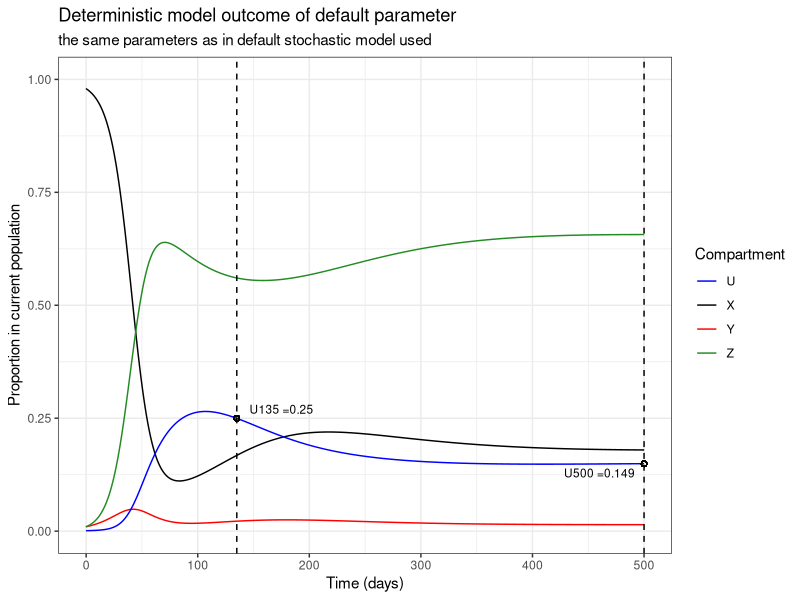
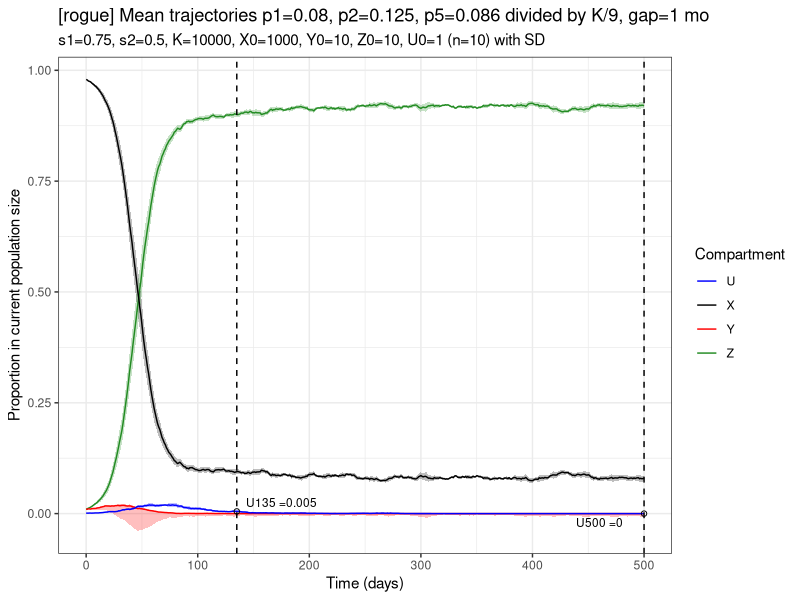

The R source for these figures, in order: (Note: this script raises an error after producing the figures.)
## ---- chunk 1
rm(list=ls(all=TRUE))
## ---- chunk 2
library(deSolve)
RTD.determin.withrogue.model <- function (t, x, params) {
  X<- x[1] #susceptible
  Y<- x[2] #infected by virus 1 (RTBV)
  Z<- x[3] #infected by virus 2 (RTSV)
  U<- x[4] #infected by both viruses #no need to define K
  with(
    as.list(params),
    {
      P<- Y+Z+U+X 
      dX<- r*(K-P) - p1*(Y+s1*U)*X - p2*(Z+s2*U)*X - p5*U*X - q*X 
      d1 <- d/(((1/e1)-(1/2))*g)  #g is gap between roguing #e is the efficiency of roguing
      d2 <- d/(((1/e2)-(1/2))*g)
      d3 <- d/(((1/e3)-(1/2))*g)
      dY<- p1*(Y+s1*U)*X  - p2*(Z+s2*U)*Y - m*Y- d1*Y
      dZ<- p2*(Z+s2*U)*X- p1*(Y+s1*U)*Z - n*Z - d2*Z 
      dU<-  p2*(Z+s2*U)*Y  + p1*(Y+s1*U)*Z + p5*U*X -w*U - d3*U 
      res<- c(dX,dY,dZ,dU)
      list(res)
    }
  )
}

Determ_output<-NULL
K<-10000
X0 <- 1000
Y0 <- 10
Z0 <- 10
U0 <- 1
times <- seq(0,500,by=1/365)
xstart_dem <- c(X=X0,Y=Y0,Z=Z0,U=U0)
noRogue <- FALSE
if (noRogue){
  params <- c(K=K,r=0.001,p1=0.09/(K/9),p2=0.13/(K/9),p5=0.16/(K/9),q=0.0080,m=0.0125,n=0.0090,w=0.0250,s1=1.7,s2=0.7,d=0,e1=0.7,e2=0,e3=1,g=365) #notice d=0 
}else{
  params <- c(K=K,r=0.001,p1=0.08/(K/9),p2=0.125/(K/9),p5=0.086/(K/9),q=0.0080,m=0.0125,n=0.0090,w=0.0250,s1=0.75,s2=0.5,d=1,e1=0.7,e2=0,e3=1,g=365/3)
}

Determ_output <- as.data.frame(lsoda(xstart_dem,times,RTD.determin.withrogue.model,params))
#out <- as.data.frame(lsoda(xstart,times,Zhangmodel,params))

Determ_output["P"]<- rowSums(Determ_output)-Determ_output["time"]
compare135_trial1<-Determ_output[which(Determ_output["time"]==135),]


## ---- chunk 3
library(ggplot2)
colors <- c("X"= "black", "Y"= "red", "Z"="forestgreen", "U"="blue")
Udet135<-Determ_output[which(Determ_output["time"]==135),"U"]/Determ_output[which(Determ_output["time"]==135),"P"]
Udet135<- round(Udet135,digits = 3)
Udet500<-Determ_output[which(Determ_output["time"]==500),"U"]/Determ_output[which(Determ_output["time"]==500),"P"]
Udet500<- round(Udet500,digits = 3)
ggplot(data = Determ_output) +
  geom_line(mapping = aes(times, X/P,col= "X"))+
  geom_line(mapping = aes(times, Y/P,col= "Y"))+
  geom_line(mapping = aes(times, Z/P,col= "Z"))+
  geom_line(mapping = aes(times, U/P,col= "U"))+
  labs(x ='Time (days)', title = "Deterministic model outcome of default parameter ", subtitle = "the same parameters as in default stochastic model used", colour = "Compartment", x = "Time (days)", y ="Proportion in current population")+
  scale_color_manual(values = colors)+
  theme_bw()+
  ylim(0,1)+
  geom_point(aes(x = 135, y = Udet135), shape =1)+
  geom_vline(aes(xintercept = 135), linetype = 2)+
  annotate(geom = "text", x = 175, y = Udet135+0.02, label = print(paste0("U135 =" ,Udet135)) , size = 3)+
  geom_point(aes(x = 500, y = Udet500), shape =1)+
  geom_vline(aes(xintercept = 500), linetype = 2)+
  annotate(geom = "text", x = 460, y = Udet500-0.02, label = print(paste0("U500 =" ,Udet500)), size = 3)
  # geom_point(aes(x = 135, y = U135mean))+
  # geom_vline(aes(xintercept = 135), linetype = 2)+
  # #annotate(geom = "text", x = 175, y = 0.60, label = print(paste0("U135 =" ,U135mean)) , size = 3)+
  # geom_point(aes(x = 500, y = U500))+
  # geom_vline(aes(xintercept = 500), linetype = 2)+
  # #annotate(geom = "text", x = 460, y = 0.53, label = print(paste0("U500 =" ,U500)), size = 3)+
  # geom_point(aes(x = 135, y = Udet135), shape =1, col = "purple")+
  # #annotate(geom = "text", x = 175, y = 0.60, label = print(paste0("U135 =" ,Udet135)) , size = 3)+
  # geom_point(aes(x = 500, y = Udet500), shape =1, col = "purple")
  # #annotate(geom = "text", x = 460, y = 0.53, label = print(paste0("U500 =" ,Udet500)), size = 3)

## ---- chunk 4
RTD.b.d.rogue.onestep <- function (x, params) {
  X <- x[2] # x[1] will be time
  Y <- x[3]
  Z <- x[4]
  U <- x[5]
  P <- X+Y+Z+U 
  with(
    as.list(params),
    {
      d1 <- d/(((1/e1)-(1/2))*g)  #g is gap between roguing #e is the efficiency of roguing #d is 0 or 1 representing if roguing is done or not
      d2 <- d/(((1/e2)-(1/2))*g)
      d3 <- d/(((1/e3)-(1/2))*g)
      total.rate <- r*(K-P) + p1*(Y+s1*U)*X + p2*(Z+s2*U)*X + p5*U*X + p2*(Z+s2*U)*Y + m*Y + p1*(Y+s1*U)*Z + n*Z + w*U + q*X + d1*Y + d2*Z + d3*U   #every term, non-repeated
      new.t <- rexp(n=1,rate=total.rate) #new timepoint is randomly selected with a exponential probability with the rate of total rate
      new.xyzu<- c(X,Y,Z,U) #the first X Y Z U
      Xadd <- r*(K-P) 
      Zgone <- n*Z 
      Ygone <- m*Y
      Ugone <- w*U
      XtoZ <- p2*(Z+s2*U)*X
      XtoY <- p1*(Y+s1*U)*X
      XtoU <- p5*U*X
      YtoU <- p2*(Z+s2*U)*Y  
      ZtoU <- p1*(Y+s1*U)*Z
      Xgone <- q*X 
      Yrogued <- d1*Y #new
      Zrogued <- d2*Z #new
      Urogued <- d3*U #new
      realProbEvent <- c(Xadd,Zgone,Ygone,Ugone,XtoZ,XtoY,XtoU,YtoU,ZtoU,Xgone,Yrogued,Zrogued,Urogued)
      e <- sample(x=1:13,size = 1,prob=realProbEvent) #e is a random number # 1:13
      if(e == 1)
        new.xyzu<- c(X+1,Y,Z,U)
      if(e == 2)
        new.xyzu<- c(X,Y,Z-1,U)
      if(e == 3)
        new.xyzu<- c(X,Y-1,Z,U)
      if(e == 4)
        new.xyzu<- c(X,Y,Z,U-1)
      if(e == 5)
        new.xyzu<- c(X-1,Y,Z+1,U)
      if(e == 6)
        new.xyzu<- c(X-1,Y+1,Z,U)
      if(e == 7)
        new.xyzu<- c(X-1,Y,Z,U+1)
      if(e == 8)
        new.xyzu<- c(X,Y-1,Z,U+1)
      if(e == 9)
        new.xyzu<- c(X,Y,Z-1,U+1)
      if(e == 10)  
        new.xyzu<- c(X-1,Y,Z,U) 
      if(e == 11) #new 
        new.xyzu<- c(X,Y-1,Z,U) 
      if(e == 12) #new 
        new.xyzu<- c(X,Y,Z-1,U) 
      if(e == 13) #new 
        new.xyzu<- c(X,Y,Z,U-1) 
      c(new.t,new.xyzu)
    }
  )
}

#we write a loop to iterate this simulation routine. 
#time is continuous, we don't actually know how many events will occur in some specified period of time. 
#Instead,we save some pre-set number of events"
RTD.b.d.rogue.model <- function (x, params, nstep, tmax) {
  X <- array(dim=c(nstep+1,5))
  colnames(X) <- c("time","X","Y","Z","U")
  X[1,] <- x
  t<-x[[1]]
  k<-1
  while (t<tmax){
    X[k+1,] <- x <- RTD.b.d.rogue.onestep(x,params)
    new.t <- x[1]
    t<-t+new.t
    k<-k+1
  }
  X
}

## ---- chunk 5
set.seed(38499583)
nsims <- 10
K<-10000 
X0 <- 1000
Y0 <- 10
Z0 <- 10
U0 <- 1
nstep <- 600000
tmax <- 500 
xstart <- c(time=0,X=X0,Y=Y0,Z=Z0,U=U0)

noRogue <- FALSE #TRUE for unrogued situation
if (noRogue){
  params <- c(K=K,r=0.001,p1=0.09/(K/9),p2=0.13/(K/9),p5=0.16/(K/9),q=0.0080,m=0.0125,n=0.0090,w=0.0250,s1=1.7,s2=0.7,d=0,e1=0.7,e2=0,e3=1,g=365/18) #notice d=0 
}else{
  params <- c(K=K,r=0.001,p1=0.08/(K/9),p2=0.125/(K/9),p5=0.086/(K/9),q=0.0080,m=0.0125,n=0.0090,w=0.0250,s1=0.75,s2=0.5,d=1,e1=0.7,e2=0,e3=1,g=365/12)
}


allRTDrv<- vector(mode='list',length=nsims)
for (a in 1:nsims) {
  allRTDrv[[a]] <- as.data.frame(RTD.b.d.rogue.model(xstart,params,nstep, tmax))
  allRTDrv[[a]]$cum.time <- cumsum(allRTDrv[[a]]$time)
}

## ---- chunk 6
B<- allRTDrv
timepoint<-0:tmax

EstXr <- data.frame(timepoint)
EstYr <- data.frame(timepoint)
EstZr <- data.frame(timepoint)
EstUr <- data.frame(timepoint)
EstPr <- data.frame(timepoint)

thisXr <- NULL
thisYr <- NULL
thisZr <- NULL
thisUr <- NULL
thisPr <- NULL
#for loop to create Est1...10
for (i in 1:nsims){
  simXr<-B[[i]]$X
  simYr<-B[[i]]$Y
  simZr<-B[[i]]$Z
  simUr<-B[[i]]$U
  t<-B[[i]]$cum.time
  for(j in 1:length(timepoint))
  {
    thisID <- max(which(t<=timepoint[j]))
    # which(x<=timepoint[j]) will return the index of element in x that is less than each timepoint
    # max() is added so we get only the closet x to each time point
    thisPr[j] <- simXr[thisID]+simYr[thisID]+simZr[thisID]+simUr[thisID]
    thisXr[j] <- simXr[thisID]/thisPr[j]
    thisYr[j] <- simYr[thisID]/thisPr[j]
    thisZr[j] <- simZr[thisID]/thisPr[j]
    thisUr[j] <- simUr[thisID]/thisPr[j]
    # at this point thisX is the value for simulation i at time j
  }
  EstXr<- cbind(EstXr, thisXr)
  EstYr<- cbind(EstYr, thisYr)
  EstZr<- cbind(EstZr, thisZr)
  EstUr<- cbind(EstUr, thisUr)
  EstPr <- cbind(EstPr, thisPr)
}
colnames(EstXr) <- c("timepoints",1:nsims)
colnames(EstYr) <- c("timepoints",1:nsims)
colnames(EstZr) <- c("timepoints",1:nsims)
colnames(EstUr) <- c("timepoints",1:nsims)
colnames(EstPr) <- c("timepoints",1:nsims)
MeanXr <-rowMeans(EstXr[,2:nsims+1])
MeanYr <-rowMeans(EstYr[,2:nsims+1])
MeanZr <-rowMeans(EstZr[,2:nsims+1])
MeanUr <-rowMeans(EstUr[,2:nsims+1])
MeanPr <-rowMeans(EstPr[,2:nsims+1])
sdXr<- NULL
sdYr<- NULL
sdZr<- NULL
sdUr<- NULL
sdPr <- NULL
for (k in 1:length(timepoint)){
  sdXr<- c(sdXr,sd(EstXr[k,2:nsims+1]))
  sdYr<- c(sdYr,sd(EstYr[k,2:nsims+1]))
  sdZr<- c(sdZr,sd(EstZr[k,2:nsims+1]))
  sdUr<- c(sdUr,sd(EstUr[k,2:nsims+1]))
  sdPr<- c(sdPr,sd(EstPr[k,2:nsims+1]))
}
EstXr<-cbind(EstXr,MeanXr,sdXr)
EstYr<-cbind(EstYr,MeanYr,sdYr)
EstZr<-cbind(EstZr,MeanZr,sdZr)
EstUr<-cbind(EstUr,MeanUr,sdUr)
EstPr<-cbind(EstPr,MeanPr,sdPr)

#change conditions and used below for storing any EstU fro further comparison
if (params[[4]] == 1.125*params[[3]]){
  EstUrI<-EstUr
  EstPrI<- EstPr
}else{
  EstUrII<-EstUr
  EstPrII<- EstPr
}

## ---- chunk 7
library(ggplot2)
library(fields)
U135mean<-round(EstUr[which(EstUr["timepoints"] == 135),"MeanUr"], digits = 3) 
U500 <- round(EstUr[which(EstUr["timepoints"] == 500),"MeanUr"], digits = 3) 

if(noRogue){
  if (params[[4]] == 1.125*params[[3]]){
  title <- paste0( "[Case I] Mean trajectories when p1=", params[[3]]*(K/9), ", p2=", params[[4]]*(K/9), ", p5=", params[[5]]*(K/9), " divided by K/9")
} else if (params[[4]] == 2*params[[3]]){
  title <- paste0( "[Case II] Mean trajectories when p1=", params[[3]]*(K/9), ", p2=", params[[4]]*(K/9), ", p5=", params[[5]]*(K/9), " divided by K/9")
} else{
  title <- paste0( "[default] Mean trajectories when p1=", params[[3]]*(K/9), ", p2=", params[[4]]*(K/9), ", p5=", params[[5]]*(K/9), " divided by K/9")
}
} else {
  title <- paste0( "[rogue] Mean trajectories p1=", params[[3]]*(K/9), ", p2=", params[[4]]*(K/9), ", p5=", params[[5]]*(K/9), " divided by K/9", ", gap=" , params[[16]]/(365/12)," mo")
}


subtitle <- paste0( "s1=", params[[10]], ", s2=", params[[11]], ", K=",  params[[1]],", X0=", xstart[[2]], ", Y0=",  xstart[[3]], ", Z0=", xstart[[4]], ", U0=",xstart[[5]], " (n=10) with SD")
colors <- c("X"= "black", "Y"= "red", "Z"="forestgreen", "U"="blue")
ggplot()+
  geom_ribbon(aes(x=timepoint,ymin = MeanXr- sdXr/2,ymax = MeanXr+ sdXr/2) ,alpha=0.25,fill ="black")+
  geom_ribbon(aes(x=timepoint,ymin = MeanYr- sdXr/2,ymax = MeanYr+ sdYr/2) ,alpha=0.25,fill ="red")+
  geom_ribbon(aes(x=timepoint,ymin = MeanZr- sdZr/2,ymax = MeanZr+ sdZr/2) ,alpha=0.25,fill ="forestgreen")+
  geom_ribbon(aes(x=timepoint,ymin = MeanUr- sdUr/2,ymax = MeanUr+ sdUr/2) ,alpha=0.25,fill ="blue")+
  geom_line(data = EstZr, mapping = aes(timepoint,MeanZr, col = "Z"), size = 0.5)+
  geom_line(data = EstYr, mapping = aes(timepoint,MeanYr, col = "Y"), size = 0.5)+
  geom_line(data = EstXr, mapping = aes(timepoint,MeanXr,  col = "X"), size = 0.5)+
  geom_line(data = EstUr, mapping = aes(timepoint,MeanUr, col = "U"), size = 0.5)+
  
  labs(x ='Time (days)',y='Proportion in current population size', title = title, subtitle = subtitle, colour = "Compartment")+
  scale_color_manual(values = colors)+
  #ylim(-0.1,1)+
  theme_bw()+
  geom_point(aes(x = 135, y = U135mean), shape =1)+
  geom_vline(aes(xintercept = 135), linetype = 2)+
  annotate(geom = "text", x = 175, y = U135mean+0.02, label = print(paste0("U135 =" ,U135mean)) , size = 3)+
  geom_point(aes(x = 500, y = U500), shape =1)+
  geom_vline(aes(xintercept = 500), linetype = 2)+
  annotate(geom = "text", x = 460, y = U500-0.02, label = print(paste0("U500 =" ,U500)), size = 3)
  # +geom_point(aes(x = 135, y = 0.527))+
  # annotate(geom = "text", x = 175, y = 0.80, label = "Default U135 = 0.527" , size = 3)+
  # geom_point(aes(x = 500, y = 0.441))+
  # annotate(geom = "text", x = 460, y = 0.80, label = "Default U500 = 0.441", size = 3)
  
## ---- chunk 8
#last row
# tail(EstX, n=1)[c("timepoints","MeanX")]
# tail(EstY, n=1)[c("timepoints","MeanY")]
# tail(EstZ, n=1)[c("timepoints","MeanZ")]
# tail(EstU, n=1)[c("timepoints","MeanU")]
#find U at day 135

EstPr[which(EstPr["timepoints"] == 135),"MeanPr"]
EstPr[which(EstPr["timepoints"] == 135),"MeanPr"]*U135mean
            
U135sd<-round(EstUr[which(EstUr["timepoints"] == 135),"sdUr"], digits = 3)  
EstPr[which(EstPr["timepoints"] == 135),"MeanPr"]*U135sd
EstYr[which(EstYr["timepoints"] == 135),"MeanYr"]*EstPr[which(EstPr["timepoints"] == 135),"MeanPr"]
EstXr[which(EstXr["timepoints"] == 135),"MeanXr"]*EstPr[which(EstPr["timepoints"] == 135),"MeanPr"]
EstZr[which(EstZr["timepoints"] == 135),"MeanZr"]*EstPr[which(EstPr["timepoints"] == 135),"MeanPr"]
EstYr[which(EstYr["timepoints"] == 135),"MeanYr"]*EstPr[which(EstPr["timepoints"] == 135),"MeanPr"]
nonaff135mean <- 1-U135mean

print(paste0("Proportion of RTD-affected host (U) ay day 135 = ", U135mean, "+/-", U135sd))
#print(paste0("Proportion of Non RTD-affected host = ", nonaff135mean , "+/-", U135sd))
print(paste0("Proportion of RTD-affected host (U) ay day 500 = ", U500))     

finalsize<-cbind(tail(EstXr, n=1)[c("timepoints","MeanXr")], tail(EstYr, n=1)["MeanYr"], tail(EstZr, n=1)["MeanZr"],tail(EstUr, n=1)["MeanUr"])
finalsize

maxvr<- c(max(MeanXr),max(MeanYr),max(MeanZr),max(MeanUr))
timeMaxr <-c(EstXr$timepoints[min(which(MeanXr==max(MeanXr)))],
            EstYr$timepoints[min(which(MeanYr==max(MeanYr)))],
            EstZr$timepoints[min(which(MeanZr==max(MeanZr)))],
            EstUr$timepoints[min(which(MeanUr==max(MeanUr)))])
minvr<- c(min(MeanXr),min(MeanYr),min(MeanZr),min(MeanUr))
timeMinr <-c(EstXr$timepoints[min(which(MeanXr==min(MeanXr)))],
            EstYr$timepoints[min(which(MeanYr==min(MeanYr)))],
            EstZr$timepoints[min(which(MeanZr==min(MeanZr)))],
            EstUr$timepoints[min(which(MeanUr==min(MeanUr)))])
maxmintabler <- data.frame(compartment = c("X","Y","Z","U"),max.value = maxvr, first.time.max = timeMaxr,min.value = minvr, first.time.min = timeMinr)
maxmintabler

diffXZ <- MeanXr- MeanZr
IDxz<- which(abs(diffXZ)==min(abs(diffXZ)))
XcrossZ<-timepoint[IDxz]          

diffXY <- MeanXr- MeanYr
IDxy<- which(abs(diffXY)==min(abs(diffXY)))
XcrossY<-timepoint[IDxy]

diffXU <- MeanXr- MeanUr
IDxu<- which(abs(diffXU)==min(abs(diffXU)))
XcrossU<-timepoint[IDxu]

print(paste("X intersects Y at timepoint =", XcrossY))
print(paste("X intersects Z at timepoint =", XcrossZ))
print(paste("X intersects U at timepoint =", XcrossU))
print(paste("Y peaks at timepoint =", EstYr$timepoints[min(which(MeanYr==max(MeanYr)))]))

 
      


# YcrossZ
# YcrossU
# ZcrossU
## ---- chunk 9
ggplot()+
  geom_ribbon(data = EstUrI, aes(x=timepoint,ymin = MeanUr- sdUr/2,ymax = MeanUr+ sdUr/2) ,alpha=0.5,fill ="grey")+
  geom_line(data = EstUrI, mapping = aes(timepoint,MeanUr, col = "case I"), size = 0.5)+
  
  geom_ribbon(data = EstUrII, aes(x=timepoint,ymin = MeanUr- sdUr/2,ymax = MeanUr+ sdUr/2) ,alpha=0.5,fill ="grey")+
  geom_line(data = EstUrII, mapping = aes(timepoint,MeanUr, col = "case II"), size = 0.5)+
  
  labs(x ='Time (days)',y='Mean proportion of U in current population', title = "Comparison of mean proportion of U at day 135 (n = 10 simulations)", subtitle = "Both have the same parameters, except for p2 (higher in case II)", colour = "Case")+
  scale_color_manual(values = c("case I"= "darkorange2", "case II"= "darkviolet") )+
  ylim(0,1)+
  theme_bw()+
  geom_vline(aes(xintercept = 135), linetype = 2)+
  geom_hline(aes(yintercept = 0))+
  geom_vline(aes(xintercept = 0)) +
  coord_cartesian(xlim = c(120, 150), ylim = c(0.575, 0.70))+
  theme(axis.text = element_text(size = 14))

x<-1-EstUrIII[which(EstUrIII["timepoints"] == 135),2:11]
y<-1-EstUrIV[which(EstUrIV["timepoints"] == 135),2:11]
t.test(x,y)
numberIII <- EstUrIII[which(EstUrIII["timepoints"] == 135),"MeanUr"]*EstPrIII[which(EstPrIII["timepoints"] == 135),"MeanPr"]
numberIV <- EstUrIV[which(EstUrIV["timepoints"] == 135),"MeanUr"]*EstPrIV[which(EstPrIV["timepoints"] == 135),"MeanPr"]


x500<-1-EstUrIII[which(EstUrIII["timepoints"] == 500),2:11]
y500<-1-EstUrIV[which(EstUrIV["timepoints"] == 500),2:11]
t.test(x500,y500)
numberIII2 <- EstUrIII[which(EstUrI["timepoints"] == 500),"MeanUr"]*EstPrIII[which(EstPrIII["timepoints"] == 500),"MeanPr"]
numberIV2 <- EstUrIV[which(EstUrII["timepoints"] == 500),"MeanUr"]*EstPrIV[which(EstPrIV["timepoints"] == 500),"MeanPr"]

numberIII 
numberIV
numberIII2 
numberIV2
## ---- chunk 10
crrr<- c("black", "#B2182B","#D6604D","#F4A582","#FDDBC7","#D1E5F0","#92C5DE","#4393C3","#2166AC", "darkblue")
# max.y<-1.4*max((allRTDrv[[1]]$U/(allRTDrv[[1]]$X+allRTDrv[[1]]$Y+allRTDrv[[1]]$Z+allRTDrv[[1]]$U)), na.rm=TRUE)

par(mfrow = c(1,1))
plot(X/(X+Y+Z+U)~cum.time,data=allRTDrv[[1]],xlab='Time (days)',ylab='Proportion in current population',col=1,xlim=c(0,tmax),ylim=c(0,1), type='o',cex=0.1, main = "X-Simulation plot of out-of-range case(n = 10)") 
abline(h =  seq(0.0, max.y+1, by = 0.1), lty=2, col = "grey")
for (a in 1:nsims) {
  lines(X/(X+Y+Z+U)~cum.time,data=allRTDrv[[a]],col=crrr[a],type='o',cex=0.1) #add each sim
}

plot(Y/(X+Y+Z+U)~cum.time,data=allRTDrv[[1]],xlab='Time (days)',ylab='Proportion in current population',col=1,xlim=c(0,tmax),ylim=c(0,1), type='o',cex=0.1, main = "Y-Simulation plot of out-of-range case(n = 10)") 
abline(h =  seq(0.0, max.y+1, by = 0.1), lty=2, col = "grey")
for (a in 1:nsims) {
  lines(Y/(X+Y+Z+U)~cum.time,data=allRTDrv[[a]],col=crrr[a],type='o',cex=0.1) #add each sim
}

plot(Z/(X+Y+Z+U)~cum.time,data=allRTDrv[[1]],xlab='Time (days)',ylab='Proportion in current population',col=1,xlim=c(0,tmax),ylim=c(0,1), type='o',cex=0.1, main = "Z-Simulation plot of out-of-range case(n = 10)") 
abline(h =  seq(0.0, max.y+1, by = 0.1), lty=2, col = "grey")
for (a in 1:nsims) {
  lines(Z/(X+Y+Z+U)~cum.time,data=allRTDrv[[a]],col=crrr[a],type='o',cex=0.1) #add each sim
}

plot(U/(X+Y+Z+U)~cum.time,data=allRTDrv[[1]],xlab='Time (days)',ylab='Proportion in current population',col=1,xlim=c(0,tmax),ylim=c(0,1), type='o',cex=0.1, main = "U-Simulation plot of out-of-range case(n = 10)") 
abline(h =  seq(0.0, max.y+1, by = 0.1), lty=2, col = "grey")
for (a in 1:nsims) {
  lines(U/(X+Y+Z+U)~cum.time,data=allRTDrv[[a]],col=crrr[a],type='o',cex=0.1) #add each sim
}
